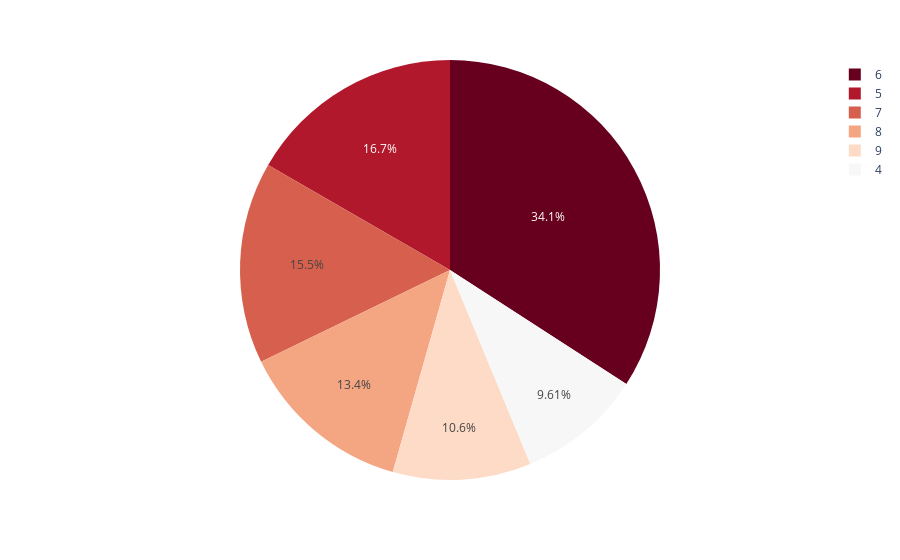

Notebook cell for this chart:
### Code cell
fig = px.pie(dfm_staff, values='sum_staff', names='month',color_discrete_sequence=px.colors.sequential.RdBu)
fig.show()
fig.write_image("image1_month_staff_final.jpeg")

### Figure 1 — Plotly figure (JSON) as saved in the notebook; plotly's stock layout.template omitted (floating-point values rounded to 4 significant figures)
{"data": [{"domain": {"x": [0, 1], "y": [0, 1]}, "hovertemplate": "month=%{label}<br>sum_staff=%{value}<extra></extra>", "labels": [4, 5, 6, 7, 8, 9], "legendgroup": "", "name": "", "showlegend": true, "type": "pie", "values": [7364.0, 12770.0, 26160.0, 11902, 10270, 8155]}], "layout": {"legend": {"tracegroupgap": 0}, "margin": {"t": 60}, "piecolorway": ["rgb(103,0,31)", "rgb(178,24,43)", "rgb(214,96,77)", "rgb(244,165,130)", "rgb(253,219,199)", "rgb(247,247,247)", "rgb(209,229,240)", "rgb(146,197,222)", "rgb(67,147,195)", "rgb(33,102,172)", "rgb(5,48,97)"]}}
